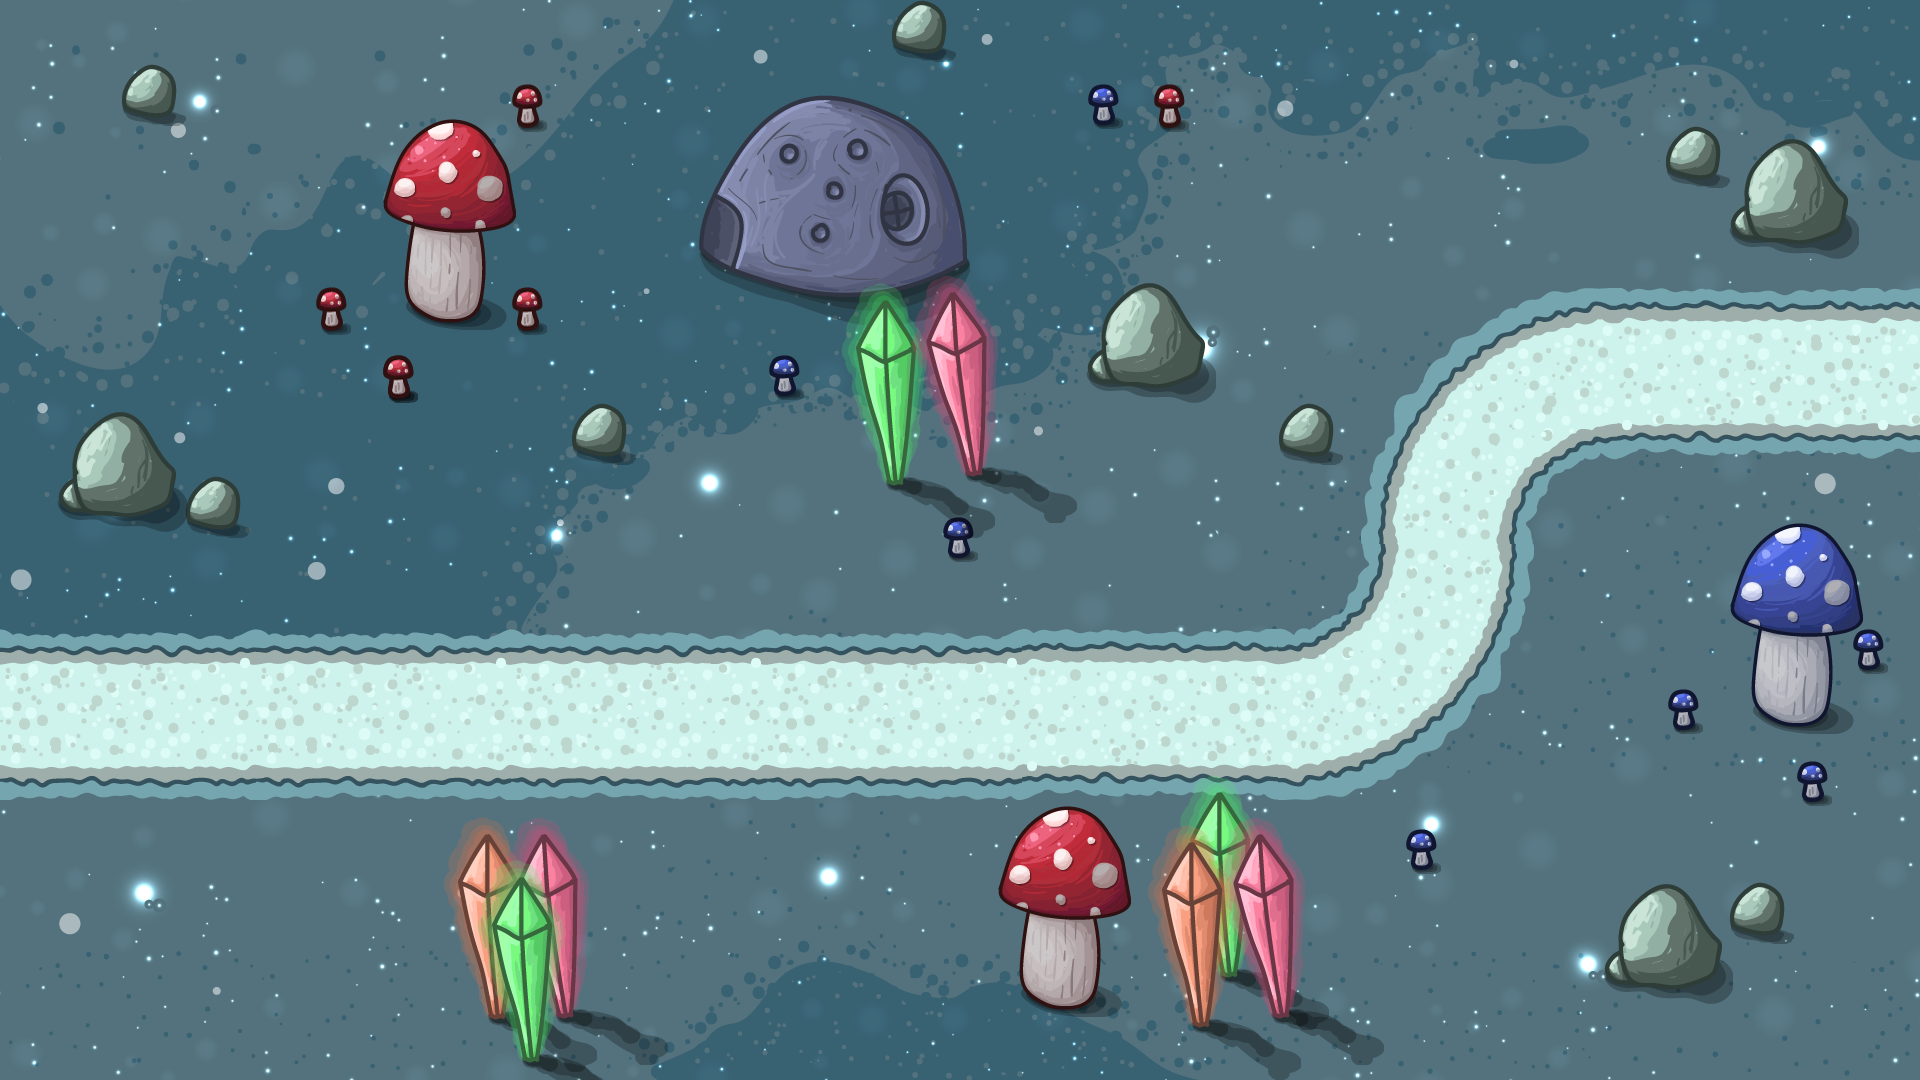

Rendered tile map (Tiled .tmx) drawn with the repository's tilesets; below, a short description and the map source with its tile grids summarised:
An orthogonal 30x18 tile map with 64x60 px tiles, 1 tile layer (Tile Layer 1) and 5 objects.

<map version="1.2" tiledversion="1.3.1" orientation="orthogonal" renderorder="left-up" compressionlevel="0" width="30" height="18" tilewidth="64" tileheight="60" infinite="0" nextlayerid="4" nextobjectid="7">
 <tileset firstgid="1" name="Map1" tilewidth="64" tileheight="60" tilecount="540" columns="30">
  <image source="Map1.png" width="1920" height="1080" />
 </tileset>
 <layer id="1" name="Tile Layer 1" width="30" height="18" locked="1">
  <data>[540 cells, 540 non-empty, 540 distinct tile ids]</data>
 </layer>
 <objectgroup color="#aaff00" id="3" name="Towers" locked="1">
  <object id="1" x="468" y="536" width="137.333" height="61.3333">
   <ellipse />
  </object>
  <object id="2" x="157.333" y="858.667" width="121.333" height="64">
   <ellipse />
  </object>
  <object id="3" x="789.333" y="861.333" width="140" height="69.3333">
   <ellipse />
  </object>
  <object id="4" x="1180" y="530.667" width="136" height="53.3333">
   <ellipse />
  </object>
  <object id="5" x="1437.33" y="188" width="132" height="57.3333">
   <ellipse />
  </object>
 </objectgroup>
</map>
